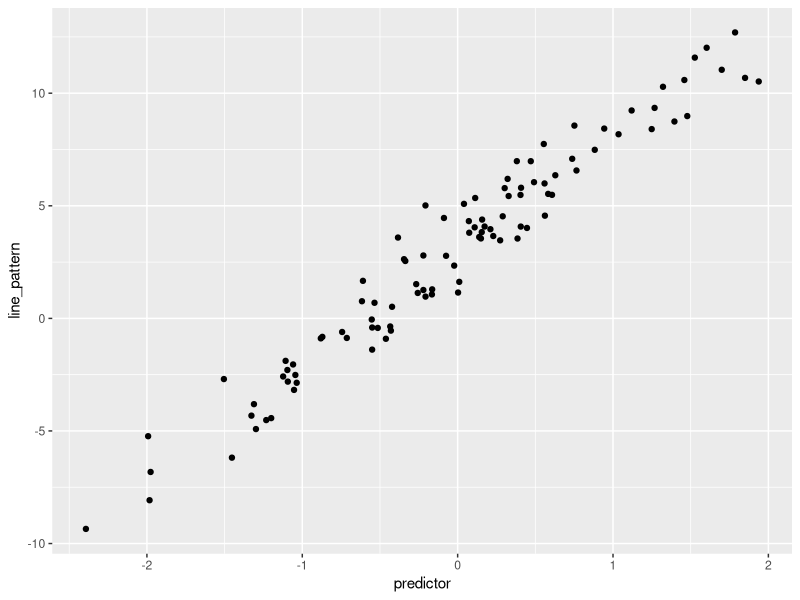
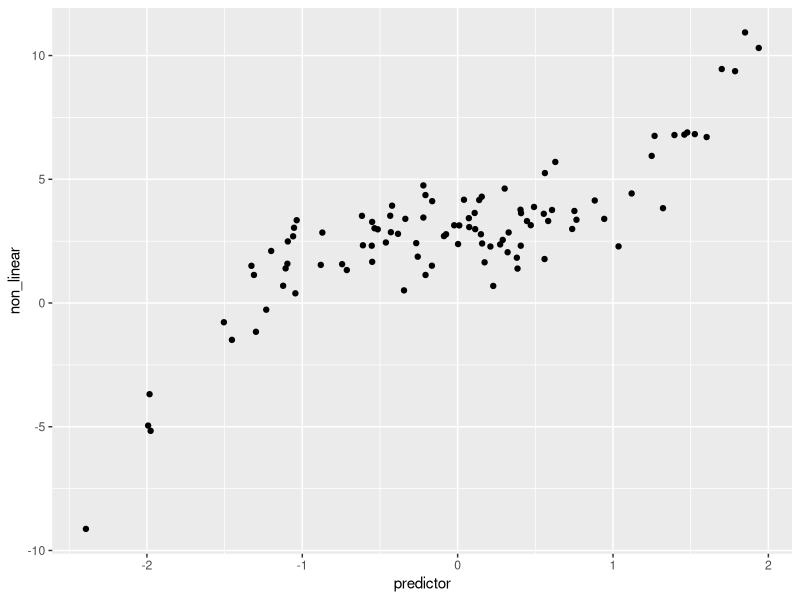
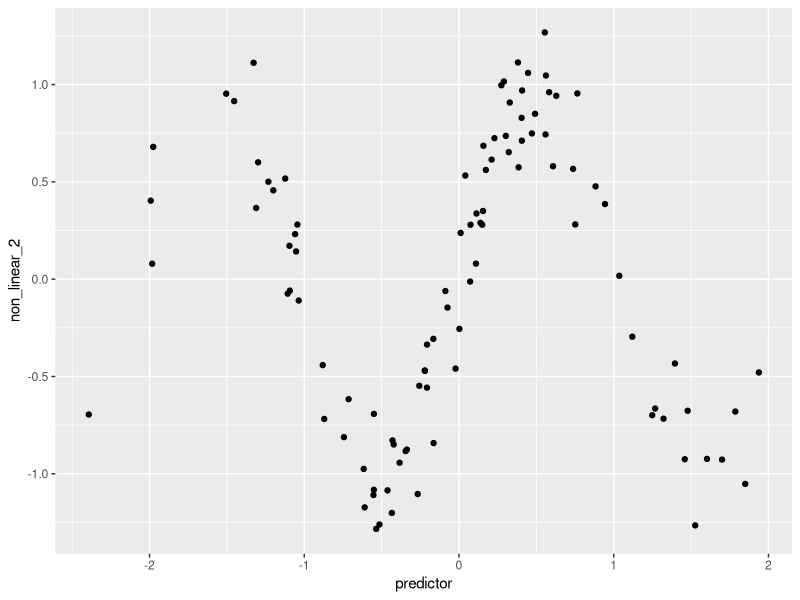
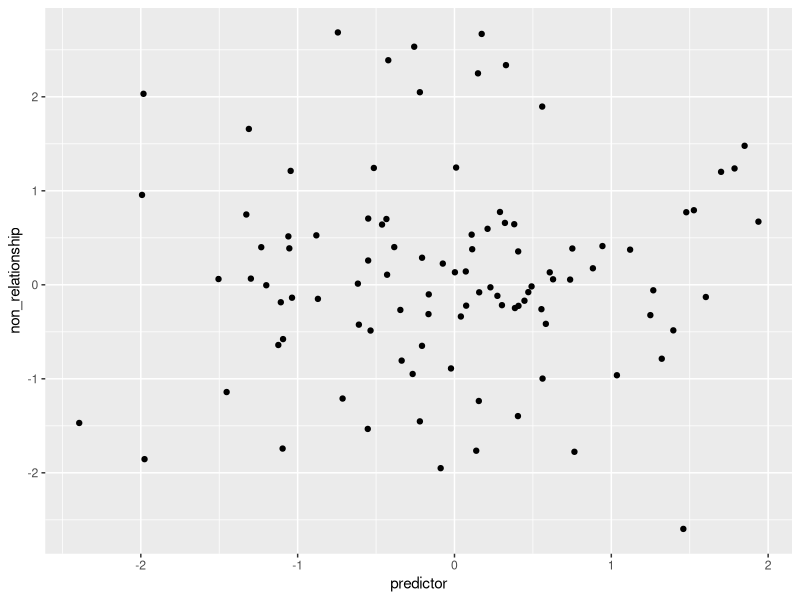
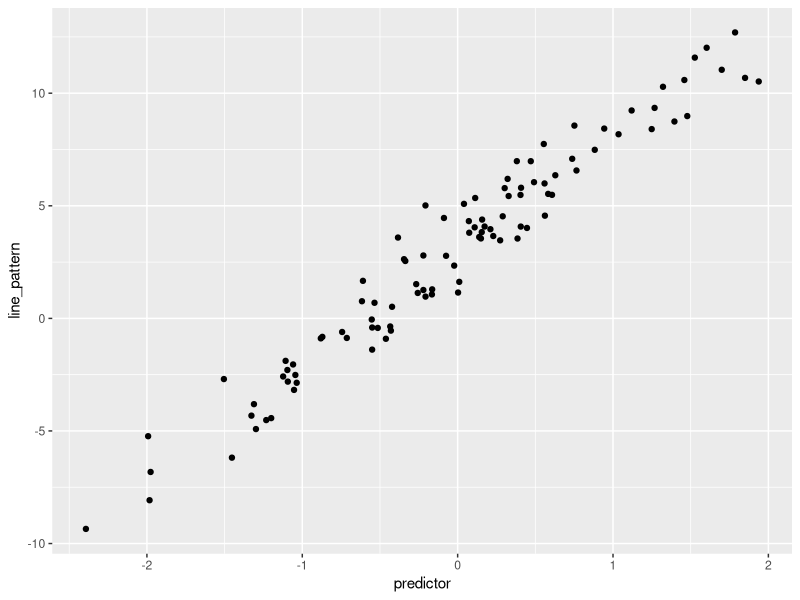
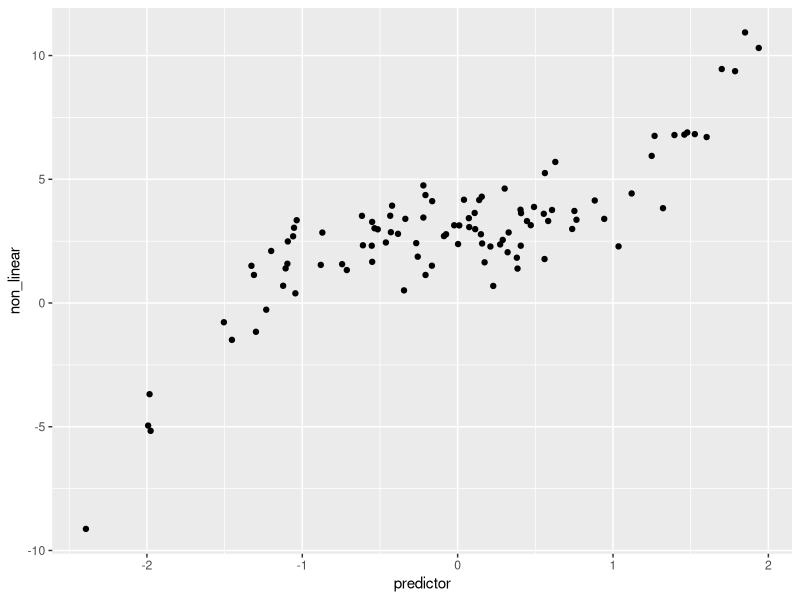
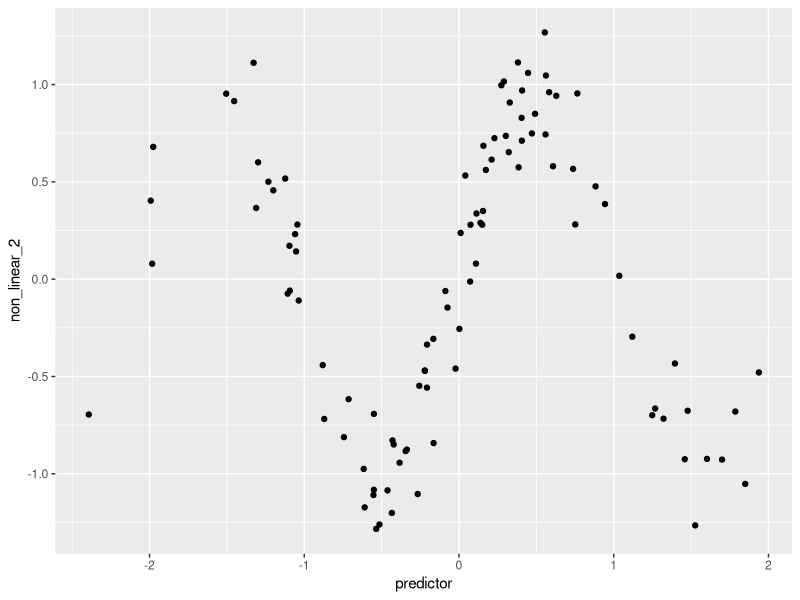
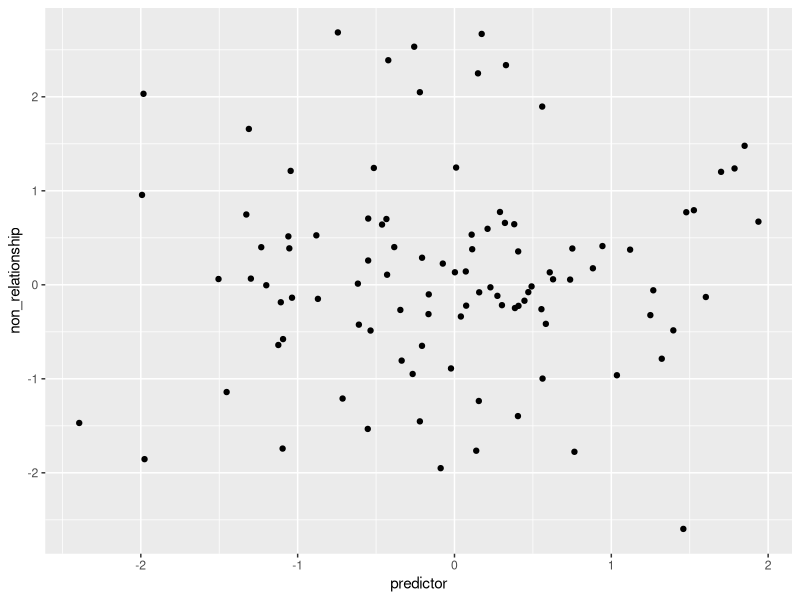

These charts were generated, in order, by the following R code:
# Relationship between numeric variables
# Only plotting this session
library(ggplot2)
library(tibble)
library(dplyr)

# Create a data frame
df <- tibble(predictor = rnorm(100))

# Case 1: Plotting a single line
df <- df %>% mutate(
    line_pattern = 5 * predictor + 3 + rnorm(100)
)

line_plot <- df %>% 
    ggplot(aes(x = predictor, y = line_pattern)) +
    geom_point()

ggsave("plots/line_plot.png", line_plot, width = 10, height = 10)
line_plot

# Case 2: Non linear relationship
df <- df %>% mutate(
    non_linear = predictor^3 + 3 + rnorm(100)
)

non_linear_plot <- df %>% 
    ggplot(aes(x = predictor, y = non_linear)) +
    geom_point()

ggsave("plots/non_linear_plot.png", non_linear_plot, width = 10, height = 10)
non_linear_plot

# Case 3: Another non linear relationship
df <- df %>% mutate(
    non_linear_2 = sin(3*predictor) + rnorm(100, sd=0.2)
)

non_linear_plot_2 <- df %>% 
    ggplot(aes(x = predictor, y = non_linear_2)) +
    geom_point()

ggsave("plots/non_linear_plot_2.png", non_linear_plot_2, width = 10, height = 10)
non_linear_plot_2

# Case 4: Non relationship
df <- df %>% mutate(
    non_relationship = rnorm(100)
)

non_relationship_plot <- df %>% 
    ggplot(aes(x = predictor, y = non_relationship)) +
    geom_point()

ggsave("plots/non_relationship_plot.png", non_relationship_plot, width = 10, height = 10)
non_relationship_plot

# Measuring the relationship using correlation
# Correlation varies between -1 and 1
# 0 implies null correlation
# 1 implies perfect positive correlation
# -1 implies perfect negative correlation
correlations_pearson <- df %>% summarise(
        cor_line = cor(predictor, line_pattern, method="pearson"),
        cor_non_linear = cor(predictor, non_linear, method="pearson"),
        cor_non_linear_2 = cor(predictor, non_linear_2, method="pearson"),
        cor_non_relationship = cor(predictor, non_relationship, method="pearson"),
    )

names(correlations_pearson) <- c("Line", "Non linear", "Non linear 2", "Non relationship")
correlations_pearson

# Correlation using Spearman
correlations_spearman <- df %>% 
    summarise(
        cor_line = cor(predictor, line_pattern, method="spearman"),
        cor_non_linear = cor(predictor, non_linear, method="spearman"),
        cor_non_linear_2 = cor(predictor, non_linear_2, method="spearman"),
        cor_non_relationship = cor(predictor, non_relationship, method="spearman")
    )

names(correlations_spearman) <- c("Line", "Non linear", "Non linear 2", "Non relationship")
correlations_spearman

# Alternative way to compute correlations
cor(df)

# Adding hypothesis testing to correlations using Pearson
# H0: No hay correlacion (r = 0) vs H1: Hay correlacion (r != 1)
correlations_pearson <- df %>% 
    summarise(
        cor_line_min = cor.test(predictor, line_pattern, method="pearson")$conf.int[1],
        cor_line = cor.test(predictor, line_pattern, method="pearson")$estimate,
        cor_line_max = cor.test(predictor, line_pattern, method="pearson")$conf.int[2],
        cor_line_pvalue = cor.test(predictor, line_pattern, method="pearson")$p.value,
        cor_non_linear_min = cor.test(predictor, non_linear, method="pearson")$conf.int[1],
        cor_non_linear = cor.test(predictor, non_linear, method="pearson")$estimate,
        cor_non_linear_max = cor.test(predictor, non_linear, method="pearson")$conf.int[2],
        cor_non_linear_pvalue = cor.test(predictor, non_linear, method="pearson")$p.value,
        cor_non_linear2_min = cor.test(predictor, non_linear_2, method="pearson")$conf.int[1],
        cor_non_linear2 = cor.test(predictor, non_linear_2, method="pearson")$estimate,
        cor_non_linear2_max = cor.test(predictor, non_linear_2, method="pearson")$conf.int[2],
        cor_non_linear2_pvalue = cor.test(predictor, non_linear_2, method="pearson")$p.value,
        cor_non_relationship_min = cor.test(predictor, non_relationship, method="pearson")$conf.int[1],
        cor_non_relationship = cor.test(predictor, non_relationship, method="pearson")$estimate,
        cor_non_relationship_max = cor.test(predictor, non_relationship, method="pearson")$conf.int[2],
        cor_non_relationship_pvalue = cor.test(predictor, non_relationship, method="pearson")$p.value
    )
# Make a tibble 1x16 to 4x4
correlations_pearson <- matrix(unlist(correlations_pearson[,1:16]), 4, 4, byrow = TRUE) %>% 
    as_tibble() %>% 
    rename(
        "Lower Limit" = V1,
        "Estimate" = V2,
        "Upper Limit" = V3,
        "PValue" = V4
    )

# Add a column with the name of the correlation
correlations_pearson <- correlations_pearson %>% 
    mutate(
        n = c("Line", "Non linear", "Non linear 2", "Non relationship")
    )

# Using colum as row names
correlations_pearson <- correlations_pearson %>% 
    column_to_rownames("n")
correlations_pearson

cor.test(df$predictor, df$line_pattern)
